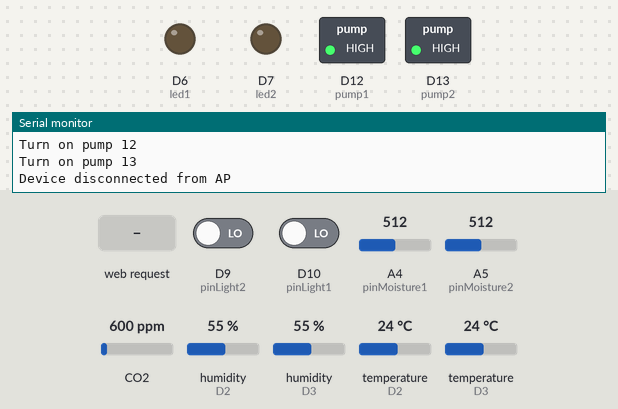
The sketch below on a simulated Arduino Uno R4 WiFi. Shown: switched loads named in the sketch (green lamp = pin HIGH), output pins drawn as LEDs (lit = HIGH), the last lines printed to the serial monitor. Inputs (shaded band) come from the test bench; at power-on: D9 (pinLight2) LOW, D10 (pinLight1) LOW, A4 (pinMoisture1) = 512, A5 (pinMoisture2) = 512, CO2 600 ppm, humidity (sensors on D2, D3) 55 %, temperature (sensors on D2, D3) 24 °C.

Above: at 11.2 s.
11.3 s: HTTP request GET /aprindere1 received
At 12.0 s:
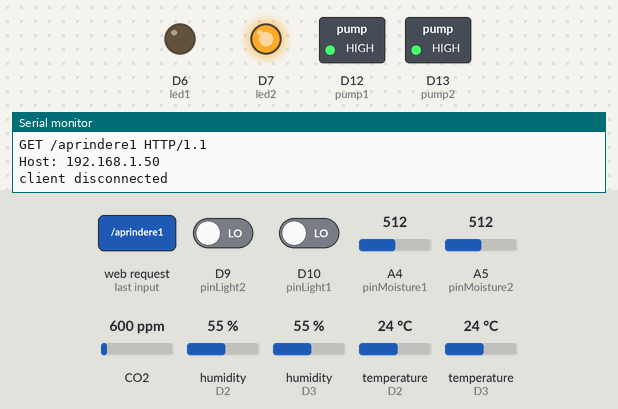
12.8 s: HTTP request GET /aprindere2 received
At 13.1 s:
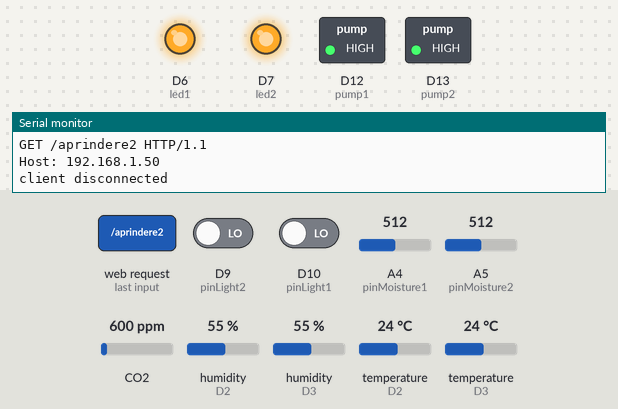
14.3 s: HTTP request GET /aprindere1 received
At 15.5 s:
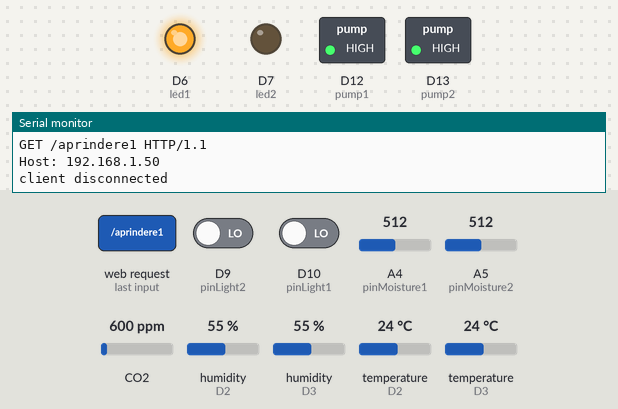
Timing chart, 0 to 17.3 s (numbered marks = the images above; inputs shaded):
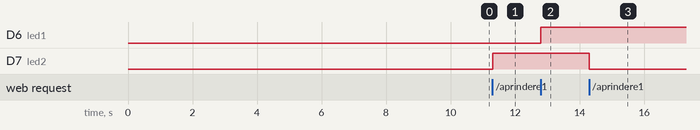

Measured:
- after the input at 11.3 s, D7 (led2): LOW → HIGH at once
- after the input at 12.8 s, D6 (led1): LOW → HIGH at once
- after the input at 14.3 s, D7 (led2): HIGH → LOW at once

The sketch:

code_ino.ino
```cpp
#include "WiFiS3.h"
#include <SimpleDHT.h>
#include <MQ135.h>

#define MIN_SOIL_MOISTURE 0.3

int pinDHT11_1 = 2;
SimpleDHT11 dht11_1(pinDHT11_1);
int pinDHT11_2 = 3;
SimpleDHT11 dht11_2(pinDHT11_2);
typedef struct temperature_umidity {
  byte temperature = 0;
  byte humidity = 0;
} temperatureUmidity;

int led1 = 6;
int led2 = 7;

int pump1 = 12;
int pump2 = 13;

int sensorAir1 = A0;
MQ135 mq135_sensor1(sensorAir1);
int sensorAir2 = A1;
MQ135 mq135_sensor2(sensorAir2);

int pinLight1 = 10;
int pinLight2 = 9;

int pinMoisture1 = A4;
int pinMoisture2 = A5;

bool udare1 = false;
bool udare2 = false;
bool aprindere1 = false;
bool aprindere2 = false;
bool isConnected = false;

char ssid[] = "alex";
char pass[] = "12345678";

int led = LED_BUILTIN;
int status = WL_IDLE_STATUS;
WiFiServer server(80);


unsigned long lastTimeRead;

temperature_umidity tu1;
temperature_umidity tu2;

float airQuality1;
float airQuality2;

float moisture1;
float moisture2;


void setup() {

  pinMode(led1, OUTPUT);
  pinMode(led2, OUTPUT);
  pinMode(pump1, OUTPUT);
  pinMode(pump2, OUTPUT);
  pinMode(pinLight1, INPUT);
  pinMode(pinLight2, INPUT);

  Serial.begin(9600);
  while (!Serial) {
    ; // wait for serial port to connect. Needed for native USB port only
  }
  Serial.println("Access Point Web Server");

  pinMode(led, OUTPUT);      // set the LED pin mode

  // check for the WiFi module:
  if (WiFi.status() == WL_NO_MODULE) {
    Serial.println("Communication with WiFi module failed!");
    // don't continue
    while (true);
  }

  String fv = WiFi.firmwareVersion();
  if (fv < WIFI_FIRMWARE_LATEST_VERSION) {
    Serial.println("Please upgrade the firmware");
  }

  // by default the local IP address will be 192.168.4.1
  // you can override it with the following:
  WiFi.config(IPAddress(192,48,56,2));

  // print the network name (SSID);
  Serial.print("Creating access point named: ");
  Serial.println(ssid);

  // Create open network. Change this line if you want to create an WEP network:
  status = WiFi.beginAP(ssid, pass);
  if (status != WL_AP_LISTENING) {
    Serial.println("Creating access point failed");
    // don't continue
    while (true);
  }

  // wait 10 seconds for connection:
  delay(10000);

  // start the web server on port 80
  server.begin();

  read_all();
  controll_all();
}
void loop() {

  // controll_all();
  // if (millis() - lastTimeRead >= 2500) {
  //   read_all();
  // }
  if (status != WiFi.status()) {
    // it has changed update the variable
    status = WiFi.status();

    if (status == WL_AP_CONNECTED) {
      // a device has connected to the AP
      Serial.println("Device connected to AP");
    } else {
      // a device has disconnected from the AP, and we are back in listening mode
      Serial.println("Device disconnected from AP");
    }
  }

  WiFiClient client = server.available();   // listen for incoming clients

  if (client) {                             // if you get a client,
    Serial.println("new client");           // print a message out the serial port
    String currentLine = "";                // make a String to hold incoming data from the client
    while (client.connected()) {
      //   if (millis() - lastTimeRead >= 2500) {
      //   read_all();
      //   controll_all();
      // }
      delayMicroseconds(10);                // This is required for the Arduino Nano RP2040 Connect - otherwise it will loop so fast that SPI will never be served.
      if (client.available()) {             // if there's bytes to read from the client,
        char c = client.read();             // read a byte, then
        Serial.write(c);                    // print it out to the serial monitor
        if (c == '\n') {                    // if the byte is a newline character

          // if the current line is blank, you got two newline characters in a row.
          // that's the end of the client HTTP request, so send a response:
          if (currentLine.length() == 0) {
            // HTTP headers always start with a response code (e.g. HTTP/1.1 200 OK)
            // and a content-type so the client knows what's coming, then a blank line:
            client.println("HTTP/1.1 200 OK");
            client.println("Content-type:text/html");
            client.println();

            client.print("<html><head><title>Informatii despre Plante</title></head><body>");
            client.print("<div class=\"plant-container\">");
            client.print("<h2>Planta 1</h2>");
            client.print("<div class=\"plant-info\">");
            client.print("<div>Temperatura: " + String(tu1.temperature) + " C</div>");
            client.print("<div>Umiditate: " + String(tu1.humidity) + "%</div>");
            client.print("<div>Calitate Aer: " + String(airQuality1) + "</div>");
            client.print("<div>Umiditate Sol: " + String(moisture1) + "%</div>");
            client.print("</div>");

            client.print("<div class=\"plant-buttons\">");
            client.print("<button><a href=\"/udare1\">Udare</a></button>");
            client.print("<button><a href=\"/aprindere1\">Aprindere Bec</a></button>");
            client.print("</div>");
            client.print("</div>");


            client.print("<div class=\"plant-container\">");
            client.print("<h2>Planta 2</h2>");
            client.print("<div class=\"plant-info\">");
            client.print("<div>Temperatura: " + String(tu2.temperature) + " C</div>");
            client.print("<div>Umiditate: " + String(tu2.humidity) + "%</div>");
            client.print("<div>Calitate Aer: " + String(airQuality2) + "</div>");
            client.print("<div>Umiditate Sol: " + String(moisture2) + "%</div>");
            client.print("</div>");

            client.print("<div class=\"plant-buttons\">");
            client.print("<button><a href=\"/udare2\">Udare</a></button>");
            client.print("<button><a href=\"/aprindere2\">Aprindere Bec</a></button>");
            client.print("</div>");
            client.print("</div>");

            client.print("</body></html>");

            // The HTTP response ends with another blank line:
            client.println();
            // break out of the while loop:
            break;
          }
          else {      // if you got a newline, then clear currentLine:
            currentLine = "";
          }
        }
        else if (c != '\r') {    // if you got anything else but a carriage return character,
          currentLine += c;      // add it to the end of the currentLine
        }

        if (currentLine.endsWith("GET /udare1")) {
          udare1 = web_controll(pump1, udare1);
        }
        if (currentLine.endsWith("GET /aprindere1")) {
          aprindere1 = web_controll(led2, aprindere1);
        }
        if (currentLine.endsWith("GET /udare2")) {
          udare2 = web_controll(pump2, udare2);
        }
        if (currentLine.endsWith("GET /aprindere2")) {
          aprindere2 = web_controll(led1, aprindere2);
        }
        //controll_all();
      }
    }
    // close the connection:
    client.stop();
    Serial.println("client disconnected");
  }
}


void read_all() {
  lastTimeRead = millis();
  tu1 = read_tempereratur_humidity(dht11_1);
  tu2 = read_tempereratur_humidity(dht11_2);

  airQuality1 = read_sensor_air(mq135_sensor1, tu1.temperature, tu1.humidity);
  airQuality2 = read_sensor_air(mq135_sensor2, tu2.temperature, tu2.humidity);

  moisture1 = read_moisture(pinMoisture1);
  moisture2 = read_moisture(pinMoisture2);
}
void controll_all() {
  pumpsControll(moisture1, moisture2);
  light_controll();
}
bool web_controll(int pin, int controll) {
  controll = !controll;
  digitalWrite(pin, controll);
  return controll;
}

//trebuie un delay de cel putin 1.5 secunde pt a reciti acelasi senzor;
temperatureUmidity read_tempereratur_humidity(SimpleDHT11 dht11) {
  int err = SimpleDHTErrSuccess;
  temperatureUmidity aux;
  byte temperature = 0;
  byte humidity = 0;

  if ((err = dht11.read(&temperature, &humidity, NULL)) != SimpleDHTErrSuccess) {
    Serial.print("Read DHT11 failed, err=");
    Serial.print(SimpleDHTErrCode(err));
    Serial.print(",");
    Serial.println(SimpleDHTErrDuration(err));
    delay(1000);
    return aux;
  }

  aux.humidity = humidity;
  aux.temperature = temperature;
  return aux;
}


void pumpsControll(int moisture1, int moisture2) {
  if (!udare1)
    PumpLogic(moisture1, pump1);
  if (!udare2)
    PumpLogic(moisture2, pump2);
}
void PumpLogic(int moisture, int pump) {
  if (moisture < MIN_SOIL_MOISTURE) {
    Serial.print("Turn on pump ");
    Serial.println(pump);
    digitalWrite(pump, HIGH);
  } else {
    digitalWrite(pump, LOW);
    Serial.print("Turn off pump ");
    Serial.println(pump);
  }
}


float read_sensor_air(MQ135 sensor, float temperature, float humidity) {
  float ppm = sensor.getPPM();
  float correctedPPM = sensor.getCorrectedPPM(temperature, humidity);
  return correctedPPM;
}


void light_controll() {
  if (!aprindere1)
    digitalWrite(led1, digitalRead(pinLight1));
  if (!aprindere2)
    digitalWrite(led2, digitalRead(pinLight2));
}


//se converteste valoare in intervalul [0,1], cu cat e mai aproape de 0 mediul e mai umed
//val de referinta este de 1004 in aer si cu cat mediul e mai umed ea scade
float read_moisture(int pin) {
  float sum = 0;
  for (int i = 0; i < 5; i++) {
    int reading = analogRead(pin);
    sum += reading;
  }
  return (sum / 5.0) / 1004;
}
```
